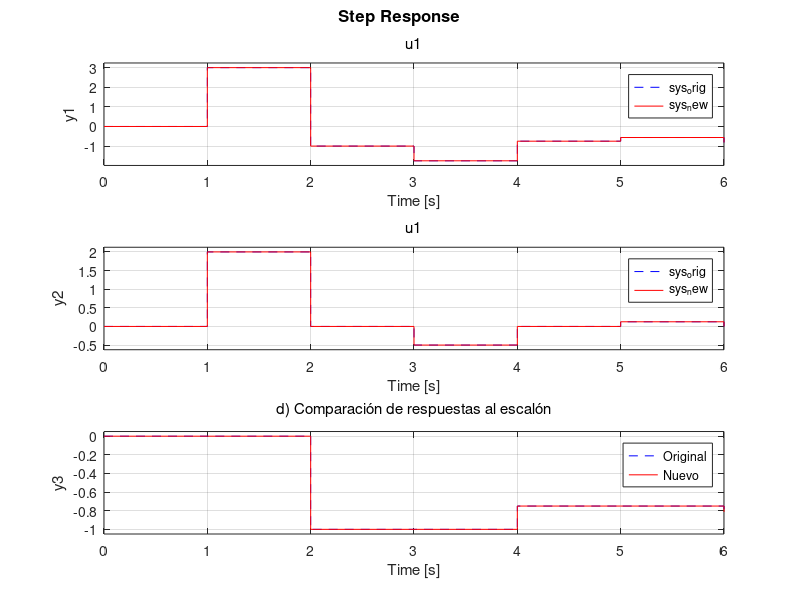
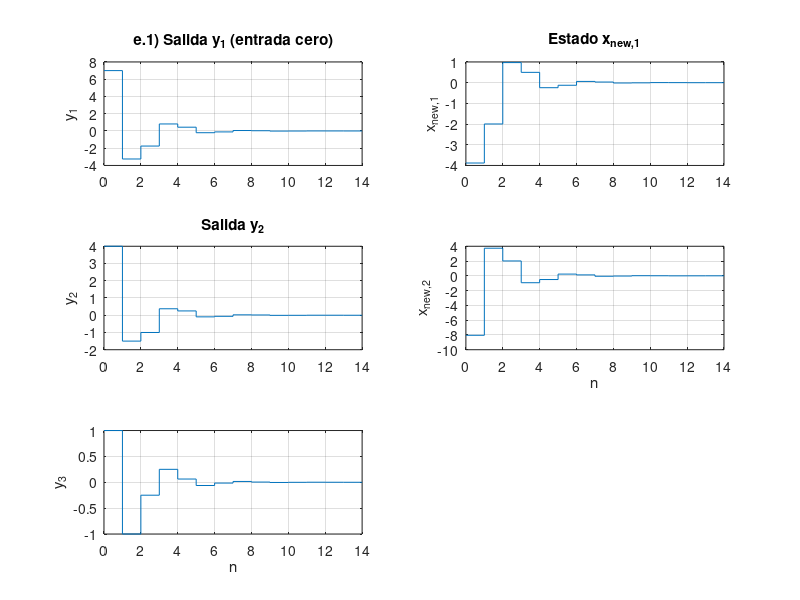
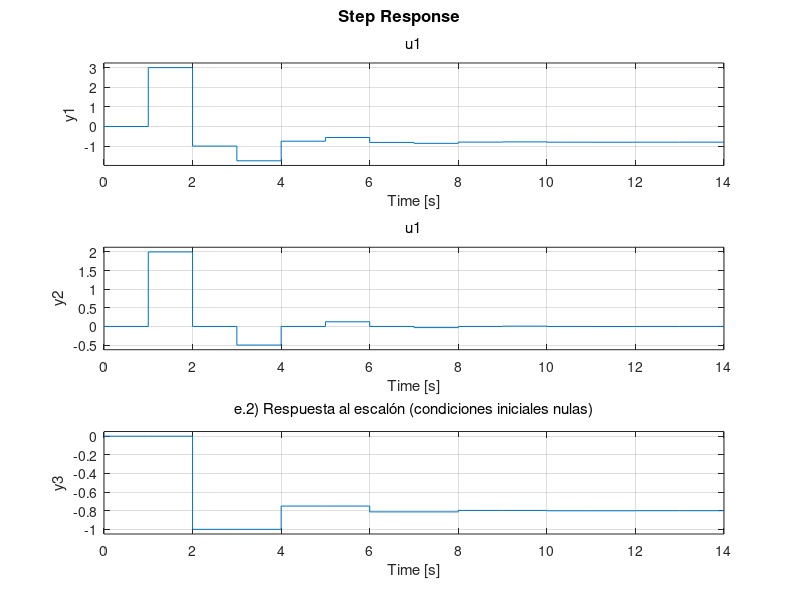
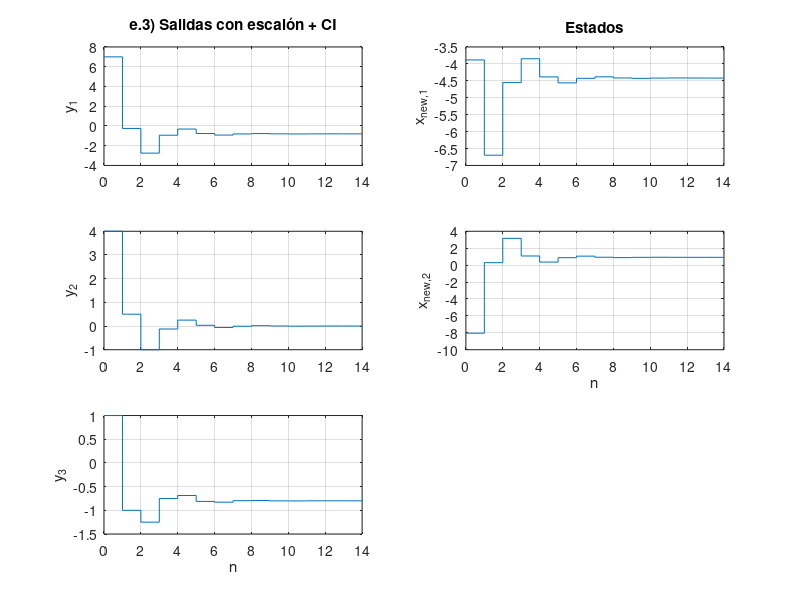

These charts were generated, in order, by the following MATLAB code:
% -------------------------------------------------------------
% Sistema discreto descrito por diagrama de bloques
% -------------------------------------------------------------

clear; clc; close all;
Ts = 1;  % tiempo de muestreo (unidad genérica)

%% a) Modelo original en variables de estado
A = [0  -0.25;
     1   0    ];
B = [1; 0];
C = [3  -4;
     2  -2;
     0  -1];
D = zeros(3,1);
sys_orig = ss(A, B, C, D, Ts);
disp('a) Matrices del modelo original:');
disp('A = '); disp(A);
disp('B = '); disp(B);
disp('C = '); disp(C);
disp('D = '); disp(D);

%% b) Matriz de transferencia H(z)
z = tf('z', Ts);
H1 = (3*z - 4) / (z^2 + 0.25);
H2 = (2*z - 2) / (z^2 + 0.25);
H3 = -1 / (z^2 + 0.25);
H = [H1; H2; H3];
disp('b) Matriz de transferencia H(z):');
disp(H);

%% c) Nuevo modelo a partir de H(z)
sys_new = ss(H);
A2 = sys_new.A;
B2 = sys_new.B;
C2 = sys_new.C;
D2 = sys_new.D;
disp('c) Matrices del nuevo modelo:');
disp('A2 = '); disp(A2);
disp('B2 = '); disp(B2);
disp('C2 = '); disp(C2);
disp('D2 = '); disp(D2);

%% d) Verificación de equivalencia (respuesta al escalón)
figure;
step(sys_orig, 'b--', sys_new, 'r-');
legend('Original', 'Nuevo', 'Location', 'best');
title('d) Comparación de respuestas al escalón');
grid on;

% Transformación de semejanza para mapear condiciones iniciales
Co_orig = ctrb(A, B);
Co_new  = ctrb(A2, B2);
T = Co_new / Co_orig;   % x_nuevo = T * x_orig

%% e) Simulaciones con el modelo nuevo
N = 15;                     % número de muestras
t = (0:N-1)';               % vector de tiempo

% Condiciones iniciales originales y su equivalente en el nuevo modelo
x0_orig = [1; -1];
x0_new = T * x0_orig;

% e.1) Respuesta con entrada cero y CI dadas
[y0, t0, x0] = initial(sys_new, x0_new, N-1);
figure;
subplot(3,2,1); stairs(t0, y0(:,1)); ylabel('y_1'); title('e.1) Salida y_1 (entrada cero)'); grid on;
subplot(3,2,3); stairs(t0, y0(:,2)); ylabel('y_2'); title('Salida y_2'); grid on;
subplot(3,2,5); stairs(t0, y0(:,3)); ylabel('y_3'); xlabel('n'); grid on;
subplot(3,2,2); stairs(t0, x0(:,1)); ylabel('x_{new,1}'); title('Estado x_{new,1}'); grid on;
subplot(3,2,4); stairs(t0, x0(:,2)); ylabel('x_{new,2}'); xlabel('n'); grid on;

% e.2) Respuesta al escalón sin CI
figure;
step(sys_new, N-1);
title('e.2) Respuesta al escalón (condiciones iniciales nulas)');
grid on;

% e.3) Respuesta al escalón con CI dadas
u_step = ones(N, 1);
[y_step, t_step, x_step] = lsim(sys_new, u_step, t, x0_new);
figure;
subplot(3,2,1); stairs(t_step, y_step(:,1)); ylabel('y_1'); title('e.3) Salidas con escalón + CI'); grid on;
subplot(3,2,3); stairs(t_step, y_step(:,2)); ylabel('y_2'); grid on;
subplot(3,2,5); stairs(t_step, y_step(:,3)); ylabel('y_3'); xlabel('n'); grid on;
subplot(3,2,2); stairs(t_step, x_step(:,1)); ylabel('x_{new,1}'); title('Estados'); grid on;
subplot(3,2,4); stairs(t_step, x_step(:,2)); ylabel('x_{new,2}'); xlabel('n'); grid on;
